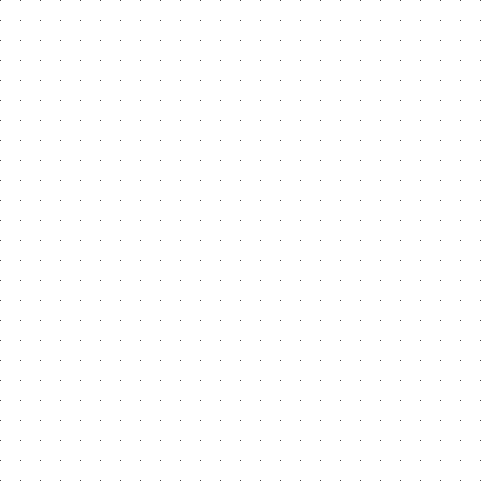
Frame 1 (no input)
Frame 60 (the mouse pressed at the canvas centre just before this capture): identical to frame 1, image omitted
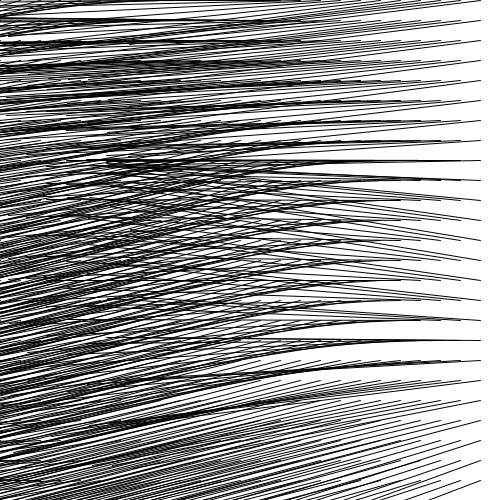
Frame 120 (the mouse held since frame 60 and released just before this capture)

The Processing sketch that drew these frames (run headless with seeded random() and noise(); from frame 60 on, the mouse is pressed at the canvas centre):

// Processing sketch: s07e07deser
// ── s07e07deser.pde
float maxOdleglosc = 30;

void setup() {
  size(500, 500);
}
void draw()
{
  background(255);
  for (int x = 0; x<width; x=x+20)
  {
    for (int y = 0; y<height; y=y+20) { 

      PVector punkt = new PVector(x, y);

      float szum = noise(x/1000.0, y/1000.0, frameCount/100.0);
      float zmapowanySzum = map(szum, 0.0, 1.0, 0.0, TWO_PI);

      PVector przesuniecie = PVector.fromAngle(zmapowanySzum);

      przesuniecie.mult(dist(mouseX, mouseY, 0,0));

      PVector kopia = punkt.copy();
      kopia.add(przesuniecie);
      line(punkt.x, punkt.y, kopia.x, kopia.y);
    }
  }
}
